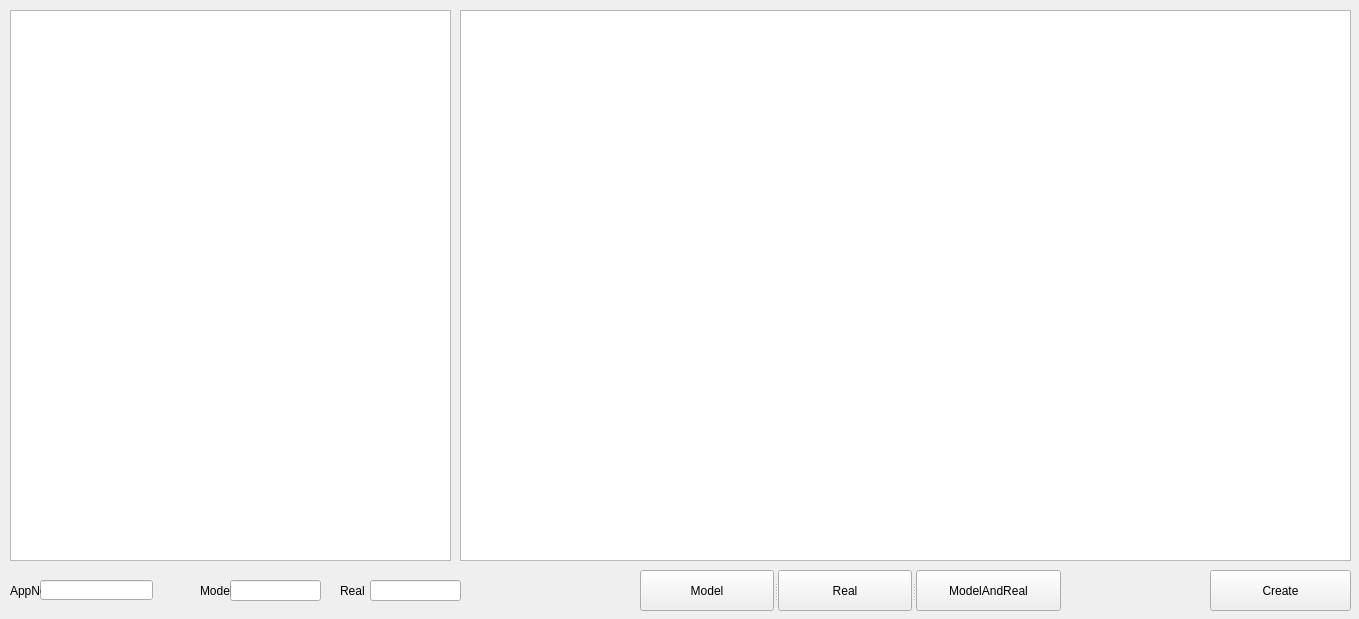
<?xml version="1.0" encoding="UTF-8"?>
<ui version="4.0">
 <class>MainWindow</class>
 <widget class="QMainWindow" name="MainWindow">
  <property name="geometry">
   <rect>
    <x>0</x>
    <y>0</y>
    <width>1359</width>
    <height>619</height>
   </rect>
  </property>
  <property name="windowTitle">
   <string>MainWindow</string>
  </property>
  <widget class="QWidget" name="centralWidget">
   <widget class="QTableWidget" name="ColumnWidgetInfo">
    <property name="geometry">
     <rect>
      <x>460</x>
      <y>10</y>
      <width>891</width>
      <height>551</height>
     </rect>
    </property>
    <property name="contextMenuPolicy">
     <enum>Qt::CustomContextMenu</enum>
    </property>
    <property name="styleSheet">
     <string notr="true">selection-background-color: rgb(255, 250, 250);
selection-color: rgb(0, 0, 0);</string>
    </property>
    <property name="editTriggers">
     <set>QAbstractItemView::NoEditTriggers</set>
    </property>
    <property name="selectionMode">
     <enum>QAbstractItemView::SingleSelection</enum>
    </property>
    <property name="selectionBehavior">
     <enum>QAbstractItemView::SelectRows</enum>
    </property>
    <attribute name="verticalHeaderVisible">
     <bool>false</bool>
    </attribute>
   </widget>
   <widget class="QTableWidget" name="TableWidgetInfo">
    <property name="geometry">
     <rect>
      <x>10</x>
      <y>10</y>
      <width>441</width>
      <height>551</height>
     </rect>
    </property>
    <property name="styleSheet">
     <string notr="true">selection-background-color: rgba(0, 255, 255, 125);
selection-color: rgba(0, 0, 0, 125);</string>
    </property>
    <property name="selectionMode">
     <enum>QAbstractItemView::SingleSelection</enum>
    </property>
    <property name="selectionBehavior">
     <enum>QAbstractItemView::SelectRows</enum>
    </property>
    <attribute name="verticalHeaderVisible">
     <bool>false</bool>
    </attribute>
   </widget>
   <widget class="QPushButton" name="pushButton">
    <property name="geometry">
     <rect>
      <x>1210</x>
      <y>570</y>
      <width>141</width>
      <height>41</height>
     </rect>
    </property>
    <property name="text">
     <string>Create</string>
    </property>
   </widget>
   <widget class="QSplitter" name="splitter">
    <property name="geometry">
     <rect>
      <x>640</x>
      <y>570</y>
      <width>421</width>
      <height>41</height>
     </rect>
    </property>
    <property name="orientation">
     <enum>Qt::Horizontal</enum>
    </property>
    <widget class="QPushButton" name="pushButtonModel">
     <property name="enabled">
      <bool>true</bool>
     </property>
     <property name="autoFillBackground">
      <bool>false</bool>
     </property>
     <property name="styleSheet">
      <string notr="true">font: 75 14pt &quot;Calibri&quot;;</string>
     </property>
     <property name="text">
      <string>Model</string>
     </property>
    </widget>
    <widget class="QPushButton" name="pushButtonReal">
     <property name="enabled">
      <bool>true</bool>
     </property>
     <property name="autoFillBackground">
      <bool>false</bool>
     </property>
     <property name="styleSheet">
      <string notr="true">font: 75 14pt &quot;Calibri&quot;;</string>
     </property>
     <property name="text">
      <string>Real</string>
     </property>
    </widget>
    <widget class="QPushButton" name="pushButtonModelAndReal">
     <property name="enabled">
      <bool>true</bool>
     </property>
     <property name="autoFillBackground">
      <bool>false</bool>
     </property>
     <property name="styleSheet">
      <string notr="true">font: 75 14pt &quot;Calibri&quot;;</string>
     </property>
     <property name="text">
      <string>ModelAndReal</string>
     </property>
    </widget>
   </widget>
   <widget class="QLineEdit" name="lineEditModel">
    <property name="geometry">
     <rect>
      <x>230</x>
      <y>580</y>
      <width>91</width>
      <height>21</height>
     </rect>
    </property>
   </widget>
   <widget class="QLineEdit" name="lineEditReal">
    <property name="geometry">
     <rect>
      <x>370</x>
      <y>580</y>
      <width>91</width>
      <height>21</height>
     </rect>
    </property>
   </widget>
   <widget class="QLabel" name="label">
    <property name="geometry">
     <rect>
      <x>200</x>
      <y>580</y>
      <width>31</width>
      <height>21</height>
     </rect>
    </property>
    <property name="text">
     <string>Model</string>
    </property>
   </widget>
   <widget class="QLabel" name="label_2">
    <property name="geometry">
     <rect>
      <x>340</x>
      <y>580</y>
      <width>31</width>
      <height>21</height>
     </rect>
    </property>
    <property name="text">
     <string>Real</string>
    </property>
   </widget>
   <widget class="QLineEdit" name="lineEditAppNo">
    <property name="geometry">
     <rect>
      <x>40</x>
      <y>580</y>
      <width>113</width>
      <height>20</height>
     </rect>
    </property>
   </widget>
   <widget class="QLabel" name="label_3">
    <property name="geometry">
     <rect>
      <x>10</x>
      <y>580</y>
      <width>31</width>
      <height>21</height>
     </rect>
    </property>
    <property name="text">
     <string>AppNo</string>
    </property>
   </widget>
  </widget>
 </widget>
 <layoutdefault spacing="6" margin="11"/>
 <resources/>
 <connections/>
</ui>
